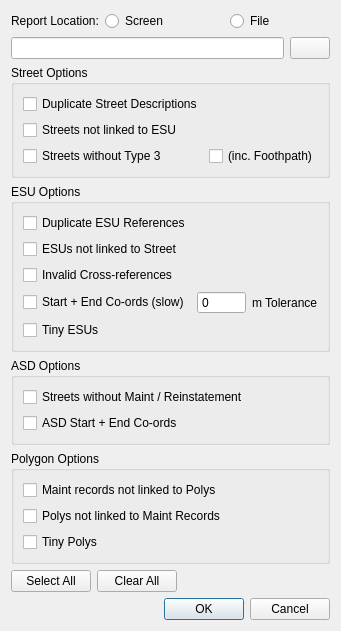
<?xml version="1.0" encoding="UTF-8"?>
<ui version="4.0">
 <class>validationDialog</class>
 <widget class="QDialog" name="validationDialog">
  <property name="windowModality">
   <enum>Qt::ApplicationModal</enum>
  </property>
  <property name="geometry">
   <rect>
    <x>0</x>
    <y>0</y>
    <width>308</width>
    <height>611</height>
   </rect>
  </property>
  <property name="windowTitle">
   <string>Quick Find Record</string>
  </property>
  <property name="modal">
   <bool>true</bool>
  </property>
  <layout class="QGridLayout" name="gridLayout_3">
   <item row="7" column="0">
    <widget class="QDialogButtonBox" name="okCancelButtons">
     <property name="standardButtons">
      <set>QDialogButtonBox::Cancel|QDialogButtonBox::Ok</set>
     </property>
    </widget>
   </item>
   <item row="0" column="0">
    <layout class="QHBoxLayout" name="horizontalLayout">
     <item>
      <widget class="QLabel" name="reportLabel">
       <property name="text">
        <string>Report Location:</string>
       </property>
      </widget>
     </item>
     <item>
      <widget class="QRadioButton" name="screenRadioButton">
       <property name="text">
        <string>Screen</string>
       </property>
      </widget>
     </item>
     <item>
      <spacer name="horizontalSpacer_2">
       <property name="orientation">
        <enum>Qt::Horizontal</enum>
       </property>
       <property name="sizeHint" stdset="0">
        <size>
         <width>40</width>
         <height>20</height>
        </size>
       </property>
      </spacer>
     </item>
     <item>
      <widget class="QRadioButton" name="fileRadioButton">
       <property name="text">
        <string>File</string>
       </property>
      </widget>
     </item>
     <item>
      <spacer name="horizontalSpacer">
       <property name="orientation">
        <enum>Qt::Horizontal</enum>
       </property>
       <property name="sizeHint" stdset="0">
        <size>
         <width>40</width>
         <height>20</height>
        </size>
       </property>
      </spacer>
     </item>
    </layout>
   </item>
   <item row="1" column="0">
    <layout class="QHBoxLayout" name="horizontalLayout_2">
     <item>
      <widget class="QLineEdit" name="filePathLineEdit">
       <property name="styleSheet">
        <string notr="true"/>
       </property>
       <property name="text">
        <string/>
       </property>
       <property name="readOnly">
        <bool>false</bool>
       </property>
      </widget>
     </item>
     <item>
      <widget class="QPushButton" name="openPushButton">
       <property name="text">
        <string/>
       </property>
      </widget>
     </item>
    </layout>
   </item>
   <item row="6" column="0">
    <layout class="QHBoxLayout" name="horizontalLayout_4">
     <item>
      <widget class="QPushButton" name="selectAllButton">
       <property name="text">
        <string>Select All</string>
       </property>
      </widget>
     </item>
     <item>
      <widget class="QPushButton" name="clearAllButton">
       <property name="text">
        <string>Clear All</string>
       </property>
      </widget>
     </item>
     <item>
      <spacer name="horizontalSpacer_3">
       <property name="orientation">
        <enum>Qt::Horizontal</enum>
       </property>
       <property name="sizeHint" stdset="0">
        <size>
         <width>40</width>
         <height>20</height>
        </size>
       </property>
      </spacer>
     </item>
    </layout>
   </item>
   <item row="3" column="0">
    <widget class="QGroupBox" name="esuOptGroupBox">
     <property name="title">
      <string>ESU Options</string>
     </property>
     <layout class="QGridLayout" name="gridLayout_5">
      <item row="0" column="0">
       <layout class="QGridLayout" name="gridLayout_4">
        <item row="0" column="0">
         <widget class="QCheckBox" name="dupEsuRefCheckBox">
          <property name="text">
           <string>Duplicate ESU References</string>
          </property>
         </widget>
        </item>
        <item row="1" column="0">
         <widget class="QCheckBox" name="notEsuStreetCheckBox">
          <property name="text">
           <string>ESUs not linked to Street</string>
          </property>
         </widget>
        </item>
        <item row="2" column="0">
         <widget class="QCheckBox" name="invCrossRefCheckBox">
          <property name="text">
           <string>Invalid Cross-references</string>
          </property>
         </widget>
        </item>
        <item row="3" column="0">
         <widget class="QCheckBox" name="startEndCheckBox">
          <property name="text">
           <string>Start + End Co-ords (slow)</string>
          </property>
         </widget>
        </item>
        <item row="3" column="1">
         <layout class="QHBoxLayout" name="horizontalLayout_3">
          <item>
           <widget class="QSpinBox" name="metresSpinBox">
            <property name="buttonSymbols">
             <enum>QAbstractSpinBox::NoButtons</enum>
            </property>
            <property name="maximum">
             <number>999</number>
            </property>
            <property name="singleStep">
             <number>1</number>
            </property>
           </widget>
          </item>
          <item>
           <widget class="QLabel" name="toleranceLabel">
            <property name="text">
             <string>m Tolerance</string>
            </property>
           </widget>
          </item>
         </layout>
        </item>
        <item row="4" column="0">
         <widget class="QCheckBox" name="tinyEsuCheckBox">
          <property name="text">
           <string>Tiny ESUs</string>
          </property>
         </widget>
        </item>
       </layout>
      </item>
     </layout>
    </widget>
   </item>
   <item row="2" column="0">
    <widget class="QGroupBox" name="streetOptGroupBox">
     <property name="title">
      <string>Street Options</string>
     </property>
     <layout class="QGridLayout" name="gridLayout_2">
      <item row="0" column="0">
       <layout class="QGridLayout" name="gridLayout">
        <item row="0" column="0">
         <widget class="QCheckBox" name="dupStreetCheckBox">
          <property name="text">
           <string>Duplicate Street Descriptions</string>
          </property>
         </widget>
        </item>
        <item row="1" column="0">
         <widget class="QCheckBox" name="notStreetEsuCheckBox">
          <property name="text">
           <string>Streets not linked to ESU</string>
          </property>
         </widget>
        </item>
        <item row="2" column="0">
         <widget class="QCheckBox" name="notType3CheckBox">
          <property name="text">
           <string>Streets without Type 3</string>
          </property>
         </widget>
        </item>
        <item row="2" column="1">
         <widget class="QCheckBox" name="incFootPathCheckBox">
          <property name="text">
           <string>(inc. Foothpath)</string>
          </property>
         </widget>
        </item>
       </layout>
      </item>
     </layout>
    </widget>
   </item>
   <item row="4" column="0">
    <widget class="QGroupBox" name="asdOptGroupBox">
     <property name="title">
      <string>ASD Options</string>
     </property>
     <layout class="QVBoxLayout" name="verticalLayout_3">
      <item>
       <layout class="QVBoxLayout" name="verticalLayout_2">
        <item>
         <widget class="QCheckBox" name="notMaintReinsCheckBox">
          <property name="text">
           <string>Streets without Maint / Reinstatement</string>
          </property>
         </widget>
        </item>
        <item>
         <widget class="QCheckBox" name="asdStartEndCheckBox">
          <property name="text">
           <string>ASD Start + End Co-ords</string>
          </property>
         </widget>
        </item>
       </layout>
      </item>
     </layout>
    </widget>
   </item>
   <item row="5" column="0">
    <widget class="QGroupBox" name="polyOptGroupBox">
     <property name="title">
      <string>Polygon Options</string>
     </property>
     <layout class="QVBoxLayout" name="verticalLayout_5">
      <item>
       <layout class="QVBoxLayout" name="verticalLayout_4">
        <item>
         <widget class="QCheckBox" name="notMaintPolysCheckBox">
          <property name="text">
           <string>Maint records not linked to Polys</string>
          </property>
         </widget>
        </item>
        <item>
         <widget class="QCheckBox" name="notPolysMaintCheckBox">
          <property name="text">
           <string>Polys not linked to Maint Records</string>
          </property>
         </widget>
        </item>
        <item>
         <widget class="QCheckBox" name="tinyPolysCheckBox">
          <property name="text">
           <string>Tiny Polys</string>
          </property>
         </widget>
        </item>
       </layout>
      </item>
     </layout>
    </widget>
   </item>
  </layout>
  <zorder>streetOptGroupBox</zorder>
  <zorder>esuOptGroupBox</zorder>
  <zorder>asdOptGroupBox</zorder>
  <zorder>polyOptGroupBox</zorder>
  <zorder>okCancelButtons</zorder>
  <zorder></zorder>
 </widget>
 <resources/>
 <connections/>
 <slots>
  <slot>scopy()</slot>
 </slots>
</ui>
